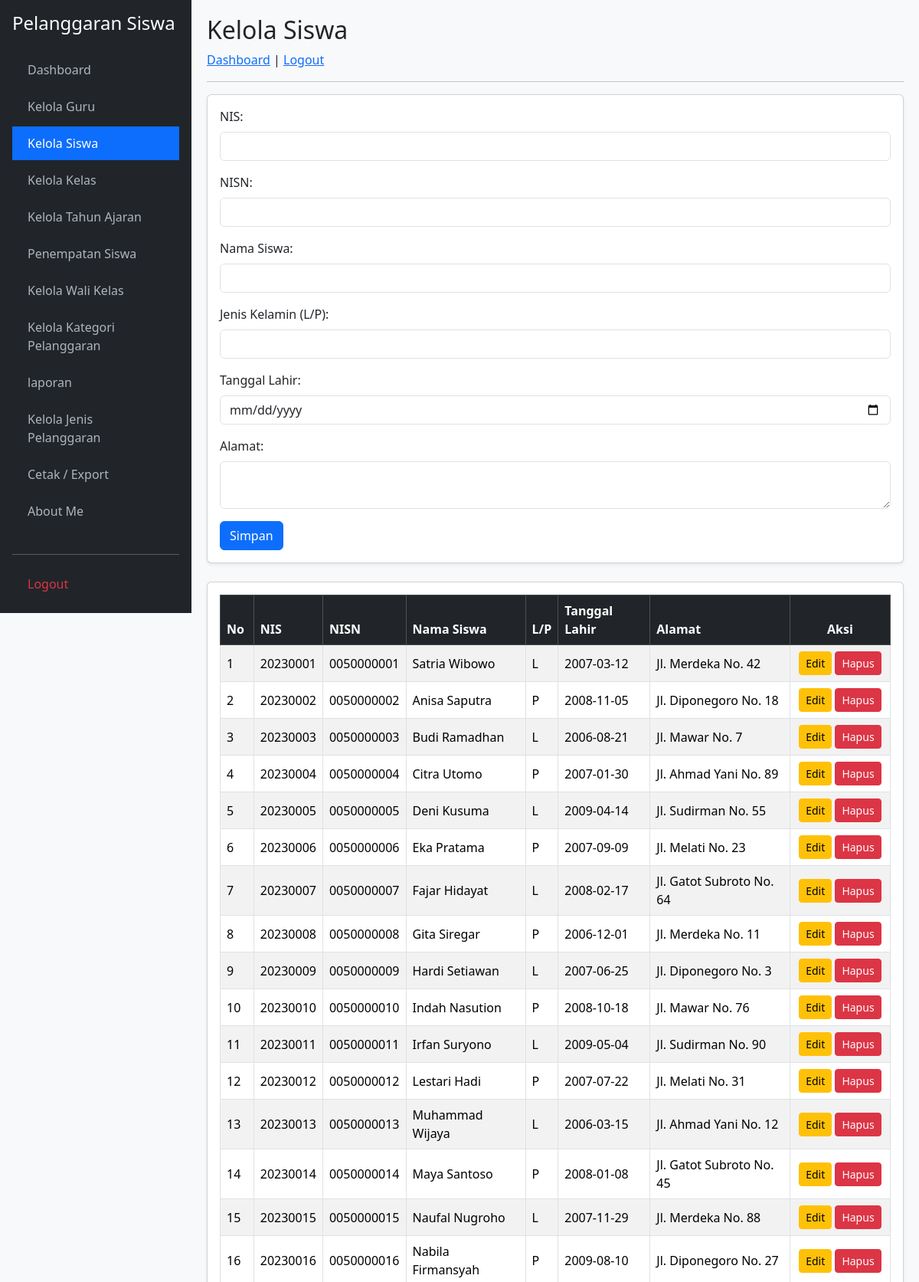
The page /kelola_siswa.php (signed in, upper part) on the database its author committed.
### tables this page shows
CREATE TABLE `t_siswa` (
  `id` int(11) NOT NULL,
  `nis` varchar(30) NOT NULL,
  `nisn` varchar(20) DEFAULT NULL,
  `nama` varchar(150) NOT NULL,
  `jenis_kelamin` char(1) DEFAULT NULL,
  `tanggal_lahir` date DEFAULT NULL,
  `alamat` text DEFAULT NULL,
  `status_aktif` tinyint(1) DEFAULT 1,
  `created_at` timestamp NULL DEFAULT NULL,
  `updated_at` timestamp NULL DEFAULT NULL
);

### kelola_siswa.php (the view, shortened to what this page needs)
<?php
require_once 'koneksi.php';
$role = $_SESSION['role'];
$edit = isset($_GET['edit']) ? mysqli_fetch_assoc(mysqli_query($koneksi, "SELECT * FROM t_siswa WHERE id='{$_GET['edit']}'")) : ['id'=>'','nis'=>'','nisn'=>'','nama'=>'','jenis_kelamin'=>'','tanggal_lahir'=>'','alamat'=>''];
$data = mysqli_query($koneksi, "SELECT * FROM t_siswa");
?>
<!DOCTYPE html>
<html lang="id">
<head>
    <link href="https://cdn.jsdelivr.net/npm/bootstrap@5.3.2/dist/css/bootstrap.min.css" rel="stylesheet">
</head>
<body>
    <div class="sidebar d-flex flex-column p-3">
        <h4 class="text-white mb-4">Pelanggaran Siswa</h4>
        <ul class="nav nav-pills flex-column mb-auto">
            <li class="nav-item mb-1"><a href="dashboard.php">Dashboard</a></li>
            <?php if ($role === 'admin'): ?>
                <li class="nav-item mb-1"><a href="kelola_guru.php">Kelola Guru</a></li>
                <li class="nav-item mb-1"><a href="kelola_siswa.php" class="active">Kelola Siswa</a></li>
                <li class="nav-item mb-1"><a href="kelola_kelas.php">Kelola Kelas</a></li>
                <li class="nav-item mb-1"><a href="kelola_tahun_ajaran.php">Kelola Tahun Ajaran</a></li>
                <li class="nav-item mb-1"><a href="penempatan_siswa.php">Penempatan Siswa</a></li>
                <li class="nav-item mb-1"><a href="kelola_wali_kelas.php">Kelola Wali Kelas</a></li>
                <li class="nav-item mb-1"><a href="kelola_kategori_pelanggaran.php">Kelola Kategori Pelanggaran</a></li>
                <li class="nav-item mb-1"><a href="laporan.php">laporan</a></li>
                <li class="nav-item mb-1"><a href="kelola_jenis_pelanggaran.php">Kelola Jenis Pelanggaran</a></li>
                <li class="nav-item mb-1"><a href="cetak/export.php">Cetak / Export</a></li>
                <li class="nav-item mb-1"><a href="about_me.php">About Me</a></li>
            <?php endif; ?>
        </ul>
        <hr>
        <a href="logout.php" class="text-danger">Logout</a>
    </div>
    <div class="main-content">
        <h2>Kelola Siswa</h2>
        <a href="dashboard.php">Dashboard</a> | <a href="logout.php">Logout</a><hr>
        <div class="card shadow-sm mb-4">
            <div class="card-body">
                <form method="POST">
                    <div class="mb-3">
                        <label class="form-label">NIS:</label>
                        <input type="text" name="nis" class="form-control" value="<?= $edit['nis']; ?>" required>
                    </div>
                    <div class="mb-3">
                        <label class="form-label">NISN:</label>
                        <input type="text" name="nisn" class="form-control" value="<?= $edit['nisn']; ?>" required>
                    </div>
                    <div class="mb-3">
                        <label class="form-label">Nama Siswa:</label>
                        <input type="text" name="nama" class="form-control" value="<?= $edit['nama']; ?>" required>
                    </div>
                    <div class="mb-3">
                        <label class="form-label">Jenis Kelamin (L/P):</label>
                        <input type="text" name="jenis_kelamin" class="form-control" value="<?= $edit['jenis_kelamin']; ?>" required>
                    </div>
                    <div class="mb-3">
                        <label class="form-label">Tanggal Lahir:</label>
                        <input type="date" name="tanggal_lahir" class="form-control" value="<?= $edit['tanggal_lahir']; ?>" required>
                    </div>
                    <div class="mb-3">
                        <label class="form-label">Alamat:</label>
                        <textarea name="alamat" class="form-control" rows="2" required><?= $edit['alamat']; ?></textarea>
                    </div>
                    <button type="submit" name="simpan" class="btn btn-primary">Simpan</button>
                </form>
            </div>
        </div>
        <div class="card shadow-sm">
            <div class="card-body">
                <table class="table table-bordered table-striped align-middle">
                    <thead class="table-dark">
                        <tr>
                            <th width="5%">No</th>
                            <th>NIS</th>
                            <th>NISN</th>
                            <th>Nama Siswa</th>
                            <th>L/P</th>
                            <th>Tanggal Lahir</th>
                            <th>Alamat</th>
                            <th width="15%" class="text-center">Aksi</th>
                        </tr>
                    </thead>
                    <tbody>
                        <?php $no=1; while($r = mysqli_fetch_assoc($data)): ?>
                        <tr>
                            <td><?= $no++; ?></td>
                            <td><?= $r['nis']; ?></td>
                            <td><?= $r['nisn']; ?></td>
                            <td><?= $r['nama']; ?></td>
                            <td><?= $r['jenis_kelamin']; ?></td>
                            <td><?= $r['tanggal_lahir']; ?></td>
                            <td><?= $r['alamat']; ?></td>
                            <td class="text-center">
                                <a href="kelola_siswa.php?edit=<?= $r['id']; ?>" class="btn btn-sm btn-warning">Edit</a>
                                <a href="kelola_siswa.php?hapus=<?= $r['id']; ?>" class="btn btn-sm btn-danger" onclick="return confirm('Hapus?')">Hapus</a>
                            </td>
                        </tr>
                        <?php endwhile; ?>
                    </tbody>
                </table>
            </div>
        </div>
    </div>
</body>
</html>

### kelola_siswa.php (style rules this page uses)
body { background-color: #f8f9fa; }
.sidebar { min-height: 100vh; background-color: #212529; color: #fff; position: fixed; width: 250px; top: 0; left: 0; }
.sidebar a { color: #adb5bd; text-decoration: none; display: block; padding: 10px 20px; }
.sidebar a:hover, .sidebar a.active { color: #fff; background-color: #0d6efd; }
.main-content { margin-left: 250px; padding: 20px; }

### rows shown on the page
t_siswa: nis "20230001", nisn "0050000001", nama "Satria Wibowo", jenis_kelamin "L", tanggal_lahir "2007-03-12", alamat "Jl. Merdeka No. 42"
t_siswa: nis "20230002", nisn "0050000002", nama "Anisa Saputra", jenis_kelamin "P", tanggal_lahir "2008-11-05", alamat "Jl. Diponegoro No. 18"
t_siswa: nis "20230003", nisn "0050000003", nama "Budi Ramadhan", jenis_kelamin "L", tanggal_lahir "2006-08-21", alamat "Jl. Mawar No. 7"
t_siswa: nis "20230004", nisn "0050000004", nama "Citra Utomo", jenis_kelamin "P", tanggal_lahir "2007-01-30", alamat "Jl. Ahmad Yani No. 89"
t_siswa: nis "20230005", nisn "0050000005", nama "Deni Kusuma", jenis_kelamin "L", tanggal_lahir "2009-04-14", alamat "Jl. Sudirman No. 55"
t_siswa: nis "20230006", nisn "0050000006", nama "Eka Pratama", jenis_kelamin "P", tanggal_lahir "2007-09-09", alamat "Jl. Melati No. 23"
t_siswa: nis "20230007", nisn "0050000007", nama "Fajar Hidayat", jenis_kelamin "L", tanggal_lahir "2008-02-17", alamat "Jl. Gatot Subroto No. 64"
t_siswa: nis "20230008", nisn "0050000008", nama "Gita Siregar", jenis_kelamin "P", tanggal_lahir "2006-12-01", alamat "Jl. Merdeka No. 11"
t_siswa: nis "20230009", nisn "0050000009", nama "Hardi Setiawan", jenis_kelamin "L", tanggal_lahir "2007-06-25", alamat "Jl. Diponegoro No. 3"
t_siswa: nis "20230010", nisn "0050000010", nama "Indah Nasution", jenis_kelamin "P", tanggal_lahir "2008-10-18", alamat "Jl. Mawar No. 76"
t_siswa: nis "20230011", nisn "0050000011", nama "Irfan Suryono", jenis_kelamin "L", tanggal_lahir "2009-05-04", alamat "Jl. Sudirman No. 90"
t_siswa: nis "20230012", nisn "0050000012", nama "Lestari Hadi", jenis_kelamin "P", tanggal_lahir "2007-07-22", alamat "Jl. Melati No. 31"
t_siswa: nis "20230013", nisn "0050000013", nama "Muhammad Wijaya", jenis_kelamin "L", tanggal_lahir "2006-03-15", alamat "Jl. Ahmad Yani No. 12"
t_siswa: nis "20230014", nisn "0050000014", nama "Maya Santoso", jenis_kelamin "P", tanggal_lahir "2008-01-08", alamat "Jl. Gatot Subroto No. 45"
t_siswa: nis "20230015", nisn "0050000015", nama "Naufal Nugroho", jenis_kelamin "L", tanggal_lahir "2007-11-29", alamat "Jl. Merdeka No. 88"
t_siswa: nis "20230016", nisn "0050000016", nama "Nabila Firmansyah", jenis_kelamin "P", tanggal_lahir "2009-08-10", alamat "Jl. Diponegoro No. 27"
